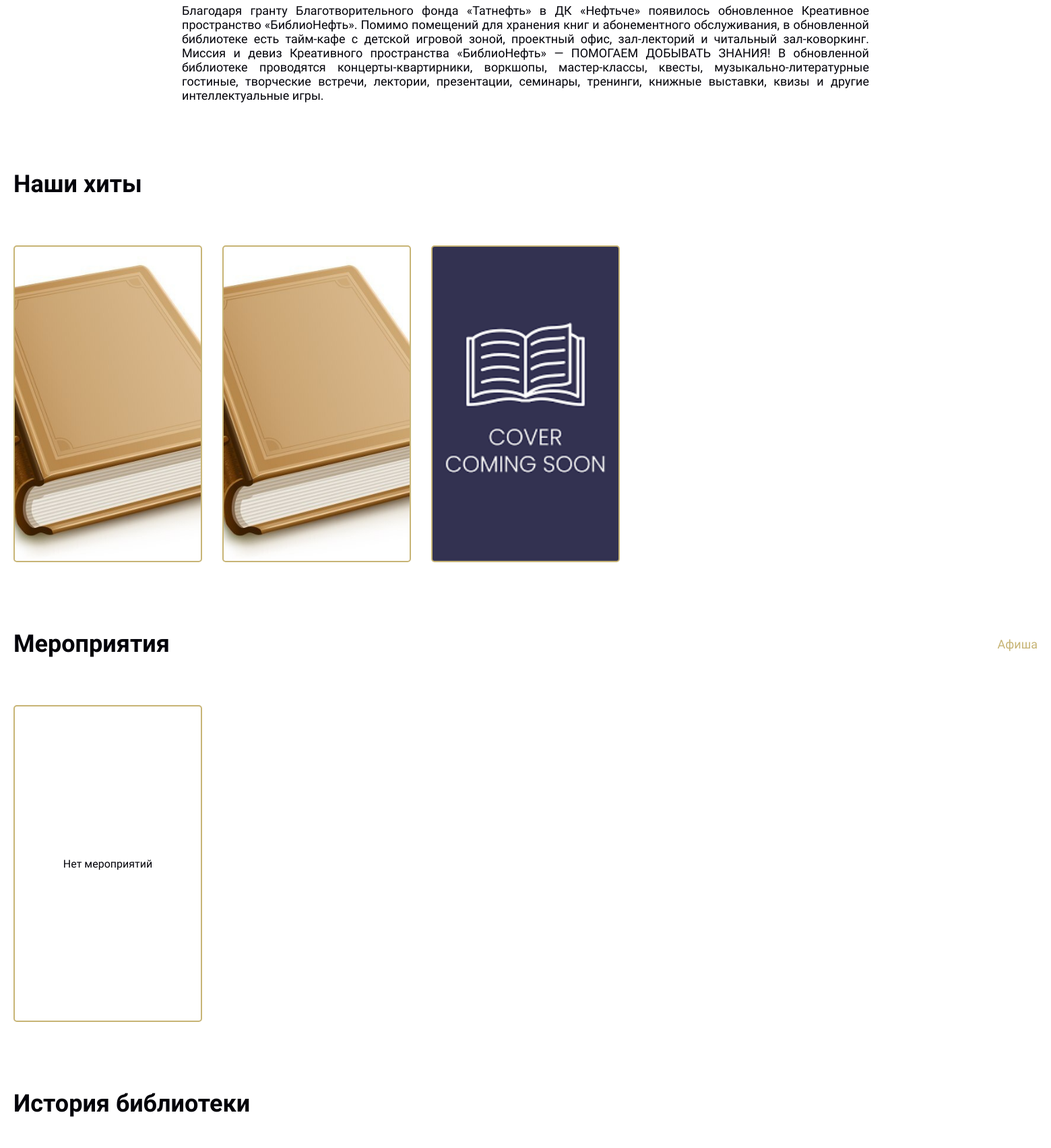
Before: / (middle part) with the older database file.
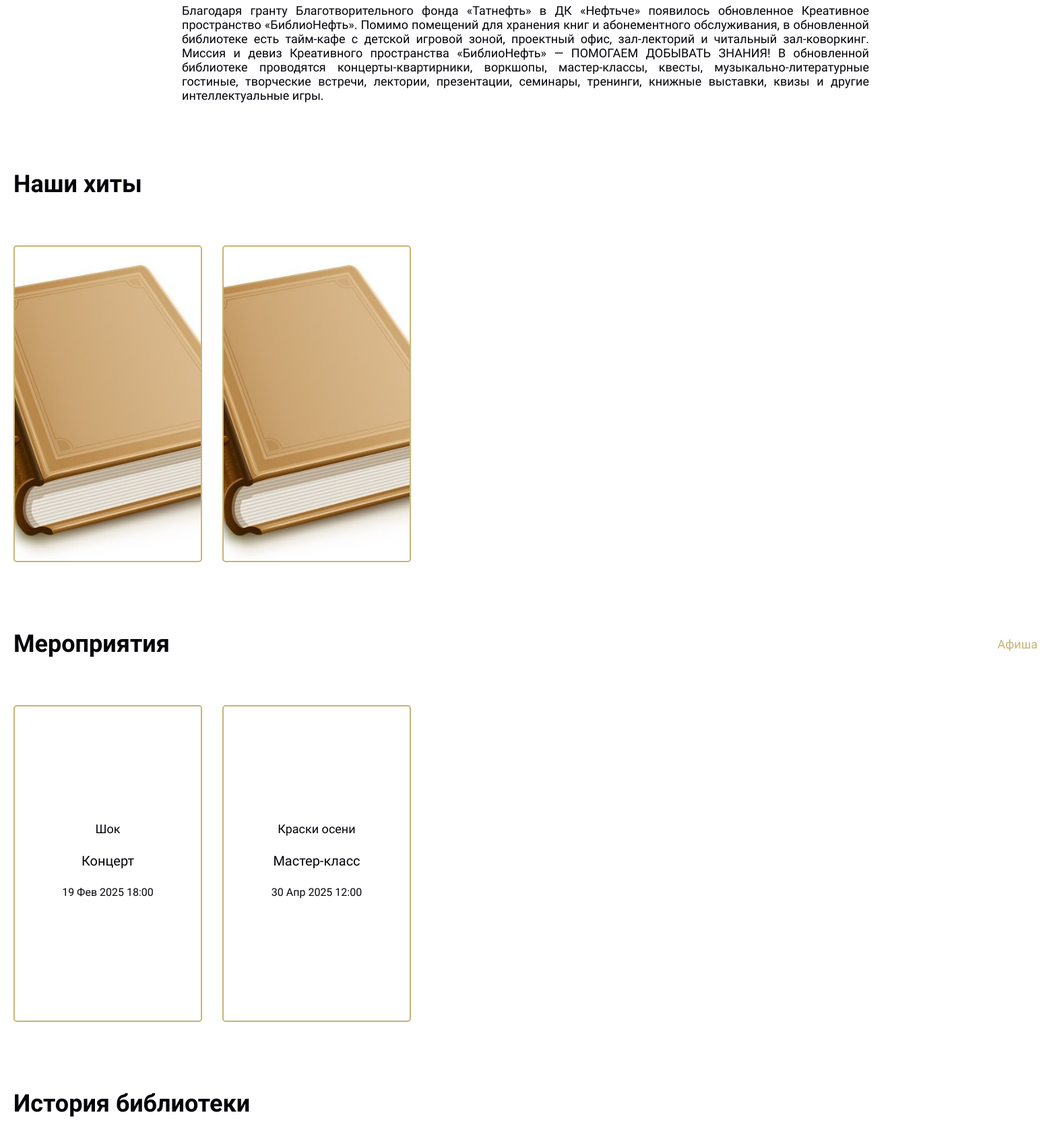
After: the same page with the newer database file.
### main/models.py (models this page shows, shortened)
class Book(models.Model):
    title = models.CharField(max_length=200, verbose_name="Название книги")
    author = models.CharField(max_length=100, verbose_name="Автор")
    description = models.TextField(verbose_name="Описание", blank=True, null=True)
    published_date = models.DateField(verbose_name="Дата написания")
    isbn = models.CharField(max_length=13, unique=True, verbose_name="ISBN")
    pages = models.PositiveIntegerField(verbose_name="Количество страниц", validators=[MinValueValidator(1)])
    borrowed_by = models.ForeignKey(
        User,
        on_delete=models.SET_NULL,
        null=True,
        blank=True,
        verbose_name="Взято на чтение",
        related_name="borrowed_books_by"
    )
    added_by = models.ForeignKey(
        User,
        on_delete=models.SET_NULL,
        null=True,
        blank=True,
        verbose_name="Добавлено пользователем",
        related_name="added_books"
    )
    created_at = models.DateTimeField(auto_now_add=True, verbose_name="Дата создания")
    updated_at = models.DateTimeField(auto_now=True, verbose_name="Дата обновления")
    image_book = models.ImageField(upload_to='book/', blank=True, null=True)
    class Meta:
        verbose_name = "Книга"
        verbose_name_plural = "Книги"

class Event(models.Model):
    EVENT_TYPES = [
        ('concert', 'Концерт'),
        ('lecture', 'Лекция'),
        ('workshop', 'Мастер-класс'),
        ('meetup', 'Встреча'),
        ('other', 'Другое'),
    ]
    title = models.CharField(max_length=200, verbose_name="Название мероприятия")
    description = models.TextField(verbose_name="Описание", blank=True, null=True)
    event_type = models.CharField(max_length=50, choices=EVENT_TYPES, verbose_name="Тип мероприятия")
    start_date = models.DateTimeField(verbose_name="Дата и время начала")
    location = models.CharField(max_length=200, verbose_name="Место проведения")
    organizer = models.ForeignKey(
        User,
        on_delete=models.SET_NULL,  # Если организатор удален, оставить событие
        null=True,
        blank=True,
        verbose_name="Организатор",
        related_name="organized_events"
    )
    participants = models.ManyToManyField(
        User,
        related_name="events_participated",
        blank=True,
        verbose_name="Зрители"
    )
    max_participants = models.PositiveIntegerField(
        verbose_name="Максимальное количество зрителей",
        validators=[MinValueValidator(1)],
        blank=True,
        null=True
    )
    is_active = models.BooleanField(default=True, verbose_name="Активно")
    created_at = models.DateTimeField(auto_now_add=True, verbose_name="Дата создания")
    updated_at = models.DateTimeField(auto_now=True, verbose_name="Дата обновления")

### main/views.py (the view)
# urls.py: path('', views.index, name='home'),
def index(request):
    books = Book.objects.exclude(image_book__isnull=True).exclude(image_book__exact='')
    events = Event.objects.filter(is_active=True).order_by('start_date')
    return render(request, 'main/index.html', {'books': books, 'events': events})

### main/templates/main/index.html (shortened to what this page needs)
{% extends 'base.html' %}
{% load static %}
{% block content %}
<div class="container">
  <p class="bn_desc">Благодаря гранту Благотворительного фонда «Татнефть» в ДК «Нефтьче» появилось обновленное Креативное пространство «БиблиоНефть». Помимо помещений для хранения книг и абонементного обслуживания, в обновленной библиотеке есть тайм-кафе с детской игровой зоной, проектный офис, зал-лекторий и читальный зал-коворкинг.
Миссия и девиз Креативного пространства «БиблиоНефть» — ПОМОГАЕМ ДОБЫВАТЬ ЗНАНИЯ! В обновленной библиотеке проводятся концерты-квартирники, воркшопы, мастер-классы, квесты, музыкально-литературные гостиные, творческие встречи, лектории, презентации, семинары, тренинги, книжные выставки, квизы и другие интеллектуальные игры.</p>
  <div class="books">
    <div class="events_head">
      <h1 class="events_title">Наши хиты</h1>
    </div>
    <div class="swiper mySwiper2">
      <div class="swiper-wrapper">
          {% for book in books %}
          <div class="swiper-slide"
               style="background-image: url('{{ book.image_book.url }}');">
          </div>
          {% endfor %}
      </div>
  </div>
  </div>
  <div class="events">
    <div class="events_head">
      <h1 class="events_title">Мероприятия</h1>
      <a class="playbill_link" href="{% url 'playbill' %}">Афиша</a>
    </div>
    <div class="swiper mySwiper3">
      <div class="swiper-wrapper">
        {% for event in events %}
        <div class="swiper-slide">
          <div class="event_card">
            <a href="{% url 'event_detail' event.pk %}" class="event_title">{{ event.title }}</a>
            <p class="event_type">{{ event.get_event_type_display }}</p>
            <p class="event_date">{{ event.start_date|date:"d M Y H:i" }}</p>
          </div>
        </div>
        {% empty %}
        <div class="swiper-slide">
          <p>Нет мероприятий</p>
        </div>
        {% endfor %}
      </div>
  </div>
  </div>
  <div id="history" class="history">
    <h1 class="events_title">История библиотеки</h1>
  </div>
</div>
{% endblock %}

Changed rows visible on the page:
removed Book: image_book (placeholder picture)
now on this page (row edited): Event: title "Шок", event_type "Концерт", start_date "19 Фев 2025 18:00"
added Event: title "Краски осени", event_type "Мастер-класс", start_date "30 Апр 2025 12:00"
Other visible differences:
text no longer shown: "Нет мероприятий"
